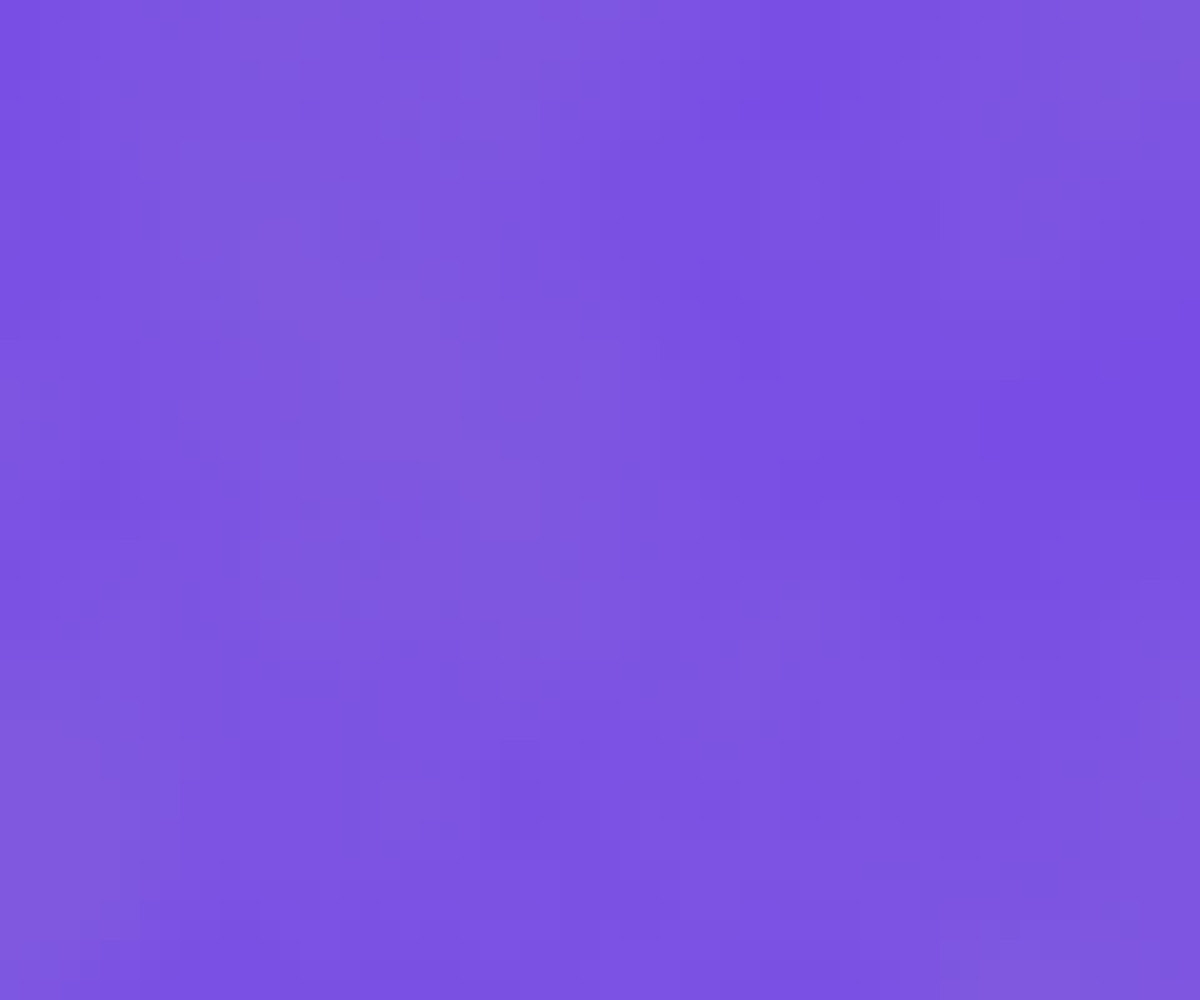
Frame 1 (no input)
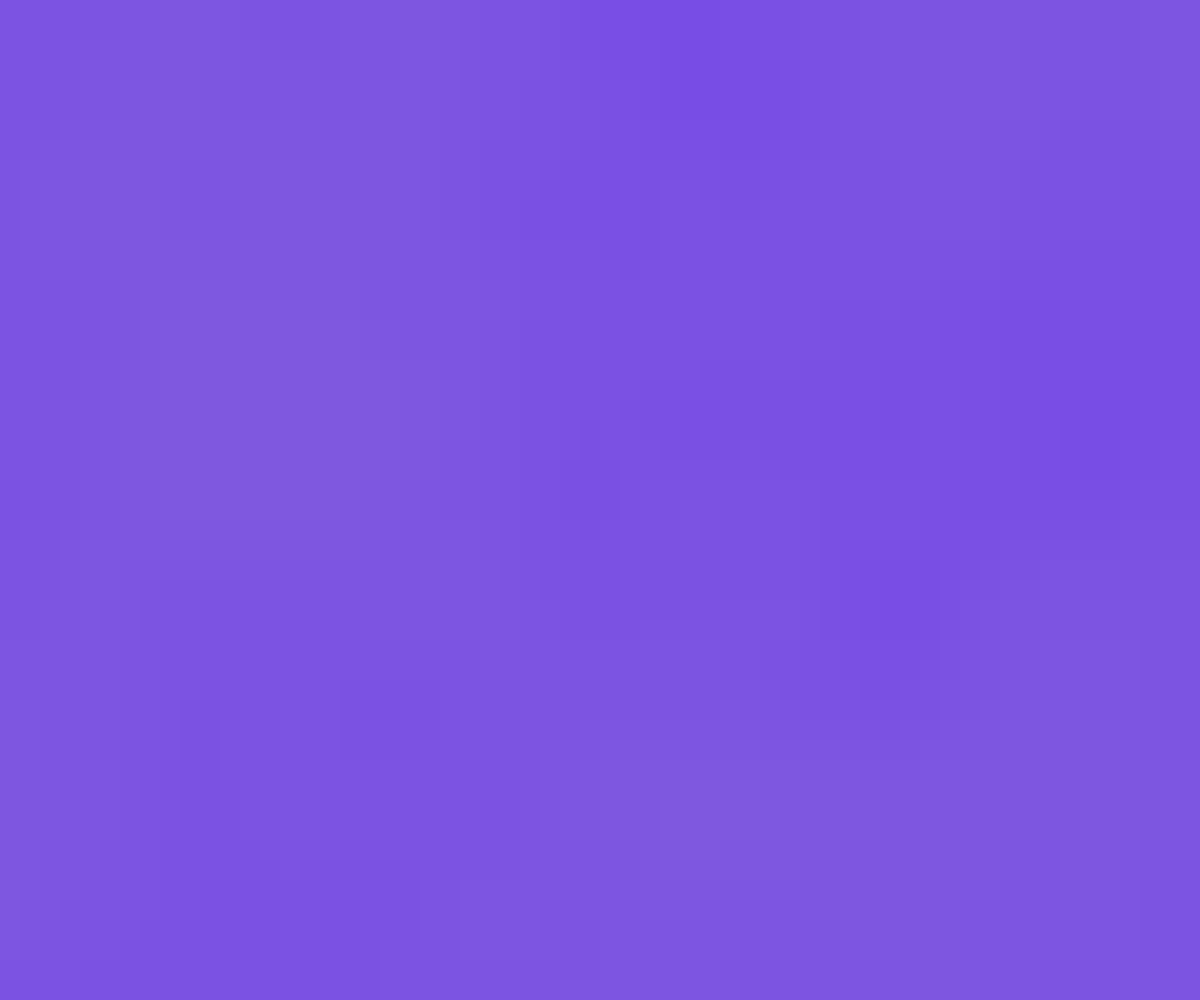
Frame 60 (no input)
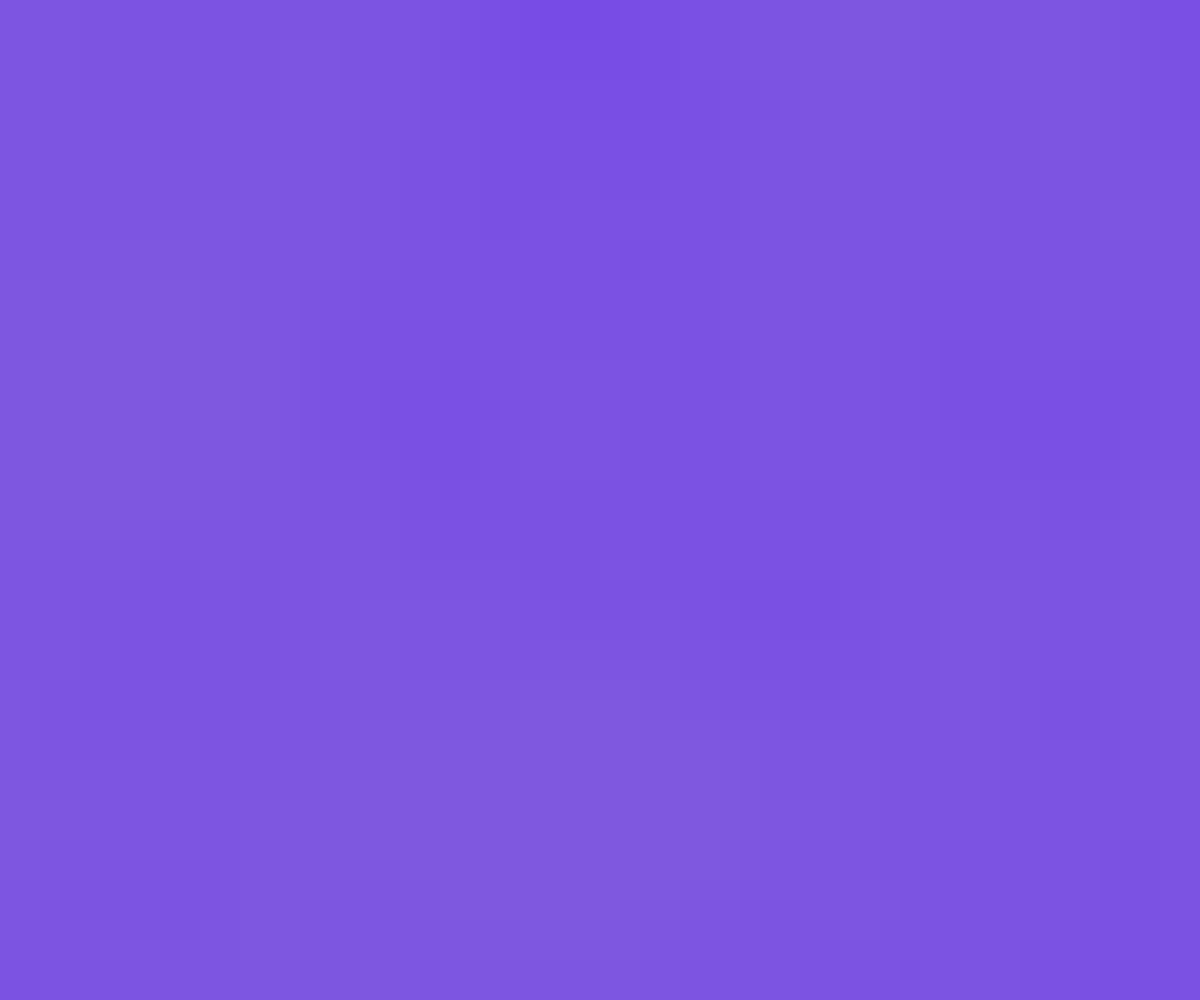
Frame 120 (the mouse pressed at the canvas centre since frame 60)

The p5.js sketch that drew these frames (run headless with seeded random() and noise() and a simulated clock; from frame 60 on, the mouse is pressed at the canvas centre):

// p5.js sketch
// ── sketch.js
const gridSize = 20;
const noiseScale = .05;
const timeScale = .005;
const moveScale = .1;
const uniformNoise = (x,y,z) => 2*noise(x,y,z)-.5;
const stepify = (n,step) => floor(n/step)*step;

let c1,c2;

function setup() {
  createCanvas(innerWidth, innerHeight);
  colorMode(HSB);
  noStroke();
  fill(0);
  const hue = random(360);
  c1 = color(hue,random(50,100),random(50,100));
  c2 = color(hue,random(50,100),random(50,100));
}

function draw() {
  background(255);
  for(let x=0;x<width;x+=gridSize) {
    for(let y=0;y<height;y+=gridSize) {
      fill(lerpColor(c1,c2,stepify(uniformNoise(((x/gridSize)+frameCount*moveScale)*noiseScale,(y/gridSize)*noiseScale,frameCount*timeScale),.01)));
      square(x,y,gridSize);
    }
  }
}
